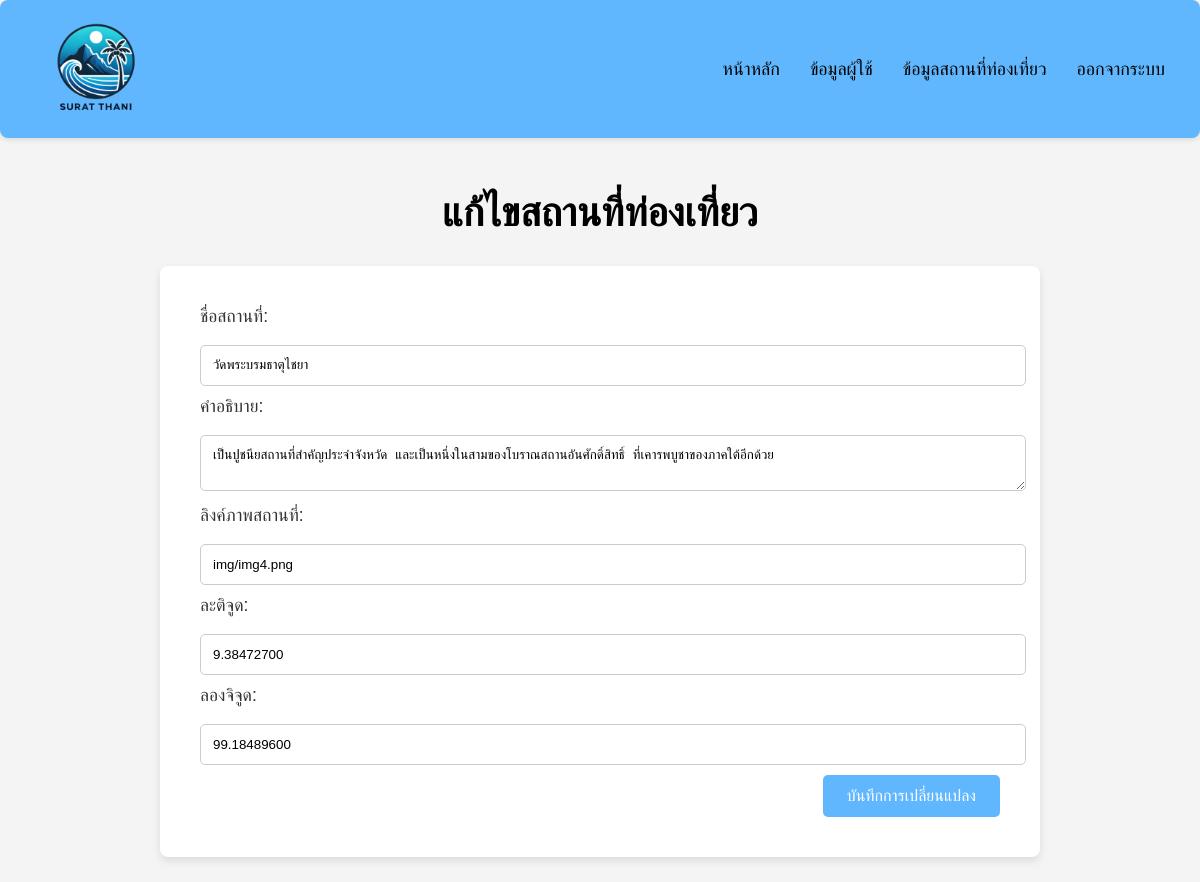
/edit_spot.php?id=12 (signed in), run on the app's committed database.
### tables this page shows
CREATE TABLE `categories` (
  `id` int(11) NOT NULL,
  `NAME` varchar(255) NOT NULL,
  `description` text DEFAULT NULL,
  `image_url` varchar(255) DEFAULT NULL,
  `latitude` decimal(10,8) NOT NULL,
  `longitude` decimal(11,8) NOT NULL,
  `keywords` varchar(255) NOT NULL
);

### edit_spot.php (the view, shortened to what this page needs)
<?php
include 'db_connect.php';
$spot_id = $_GET['id'];
$query = "SELECT * FROM categories WHERE id = ?";
$stmt = $conn->prepare($query);
$stmt->bind_param("i", $spot_id);
$stmt->execute();
$result = $stmt->get_result();
$spot = $result->fetch_assoc();
?>
<!DOCTYPE html>
<html lang="th">
<head>
    <link rel="stylesheet" href="https://cdnjs.cloudflare.com/ajax/libs/font-awesome/5.15.3/css/all.min.css">
</head>
<body>
    <nav>
        <div class="logo">
            <a href="admin_dashboard.php">
                <img src="img/logo2.png" alt="Logo">
            </a>
        </div>
        <div class="nav-links">
            <a href="admin_dashboard.php">หน้าหลัก</a>
            <a href="manage_users.php">ข้อมูลผู้ใช้</a>
            <a href="manage_places.php">ข้อมูลสถานที่ท่องเที่ยว</a>
            <a href="logout.php">ออกจากระบบ</a>
        </div>
    </nav>
    <div class="container">
        <h1>แก้ไขสถานที่ท่องเที่ยว</h1>
        <div class="form-container">
            <form action="edit_spot.php?id=<?php echo $spot['id']; ?>" method="POST">
                <label for="name">ชื่อสถานที่:</label>
                <input type="text" id="name" name="name" value="<?php echo htmlspecialchars($spot['NAME']); ?>" required>
                <label for="description">คำอธิบาย:</label>
                <textarea id="description" name="description" required><?php echo htmlspecialchars($spot['description']); ?></textarea>
                <label for="image_url">ลิงค์ภาพสถานที่:</label>
                <input type="text" id="image_url" name="image_url" value="<?php echo htmlspecialchars($spot['image_url']); ?>" required>
                <label for="latitude">ละติจูด:</label>
                <input type="text" id="latitude" name="latitude" value="<?php echo htmlspecialchars($spot['latitude']); ?>" required>
                <label for="longitude">ลองจิจูด:</label>
                <input type="text" id="longitude" name="longitude" value="<?php echo htmlspecialchars($spot['longitude']); ?>" required>
                <button type="submit">บันทึกการเปลี่ยนแปลง</button>
            </form>
        </div>
    </div>
</body>
</html>

### edit_spot.php (style rules this page uses)
body { font-family: 'Arial', sans-serif; background-color: #f4f4f4; margin: 0; padding: 0; }
nav { background-color: #60B7FE; color: white; display: flex; justify-content: space-between; align-items: center; padding: 20px; border-radius: 8px; box-shadow: 0 2px 5px rgba(0, 0, 0, 0.1); }
nav .logo img { width: 120px; height: auto; }
nav a { color: rgb(0, 0, 0); text-decoration: none; margin: 15px; font-size: 18px; }
.nav-links { display: flex; align-items: center; }
.container { width: 80%; margin: auto; padding: 25px; }
h1 { text-align: center; font-size: 40px; margin-bottom: 30px; }
.form-container { background-color: #fff; padding: 40px; border-radius: 8px; box-shadow: 0 4px 8px rgba(0, 0, 0, 0.1); max-width: 800px; margin: auto; }
label { font-size: 1.1rem; color: #333; margin-bottom: 8px; display: block; }
input[type="text"], textarea { width: 100%; padding: 0.75rem; margin: 10px 0; border-radius: 5px; border: 1px solid #ccc; }
button { background-color: #60B7FE; color: white; padding: 0.75rem 1.5rem; font-size: 1rem; border: none; border-radius: 5px; cursor: pointer; transition: background-color 0.3s ease; margin-left: auto; display: block; }

### data on the page
categories: name "วัดพระบรมธาตุไชยา", description "เป็นปูชนียสถานที่สำคัญประจำจังหวัด และเป็นหนึ่งในสามของโบราณสถานอันศักดิ์สิทธิ์ ที่เคารพบูชาของภาคใต้อีกด้วย", image_url "img/img4.png", latitude "9.38472700", longitude "99.18489600"
